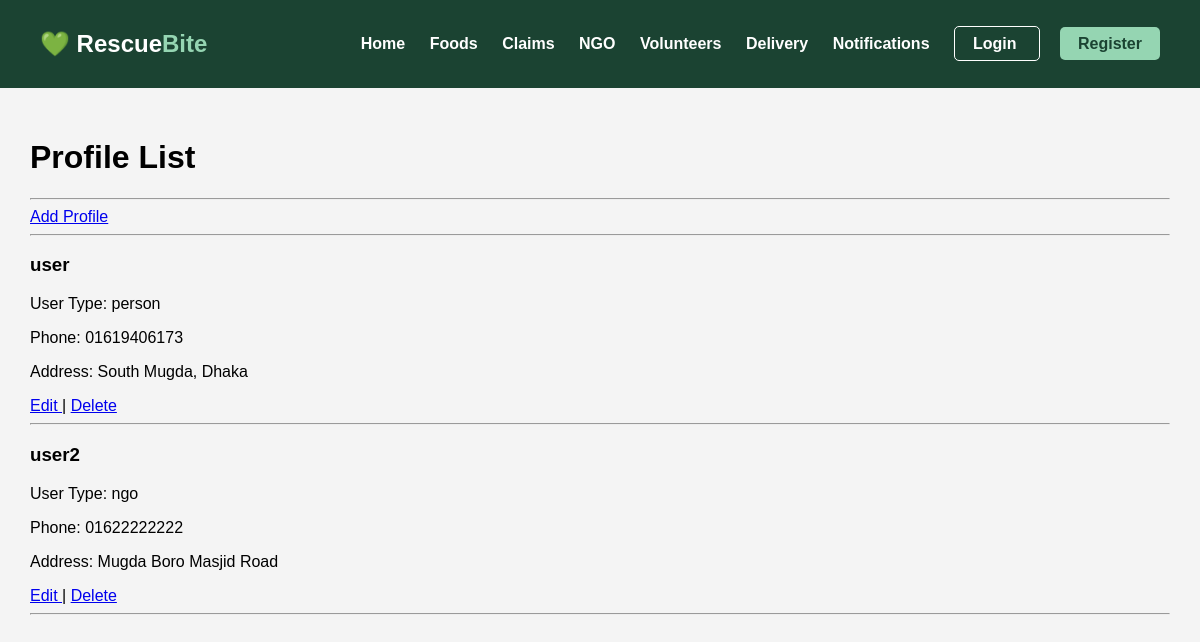
/profiles/, run on the app's committed database.
### accounts/models.py (models this page shows, shortened)
class Profile(models.Model):
    USER_TYPES = (
        ('person', 'Person'),
        ('ngo', 'NGO'),
        ('restaurant', 'Restaurant'),
    )
    user = models.OneToOneField(User, on_delete=models.CASCADE)
    user_type = models.CharField(
        max_length=20,
        choices=USER_TYPES,
        default='person'
    )
    phone = models.CharField(max_length=20)
    address = models.TextField()

### accounts/views.py (the view)
# urls.py: path('profiles/',views.profile_list,name='profile_list'),
def profile_list(request):
    profiles = Profile.objects.all()
    return render(request,
                  'accounts/profile_list.html',
                  {'profiles': profiles})

### accounts/templates/accounts/profile_list.html (shortened to what this page needs)
<!DOCTYPE html>
<html lang="en">
<head>
</head>
<body>
{% extends 'base.html' %}
{% block content %}
<h1>Profile List</h1>
<hr>
<a href="/create-profile/">
    Add Profile
</a>
<hr>
{% for profile in profiles %}
    <h3>
        {{ profile.user.username }}
    </h3>
    <p>
        User Type:
        {{ profile.user_type }}
    </p>
    <p>
        Phone:
        {{ profile.phone }}
    </p>
    <p>
        Address:
        {{ profile.address }}
    </p>
    <a href="/update-profile/{{ profile.id }}/">
        Edit
    </a>
    |
    <a href="/delete-profile/{{ profile.id }}/">
        Delete
    </a>
    <hr>
{% endfor %}
{% endblock %}

### static/css/style.css (style rules this page uses)
body { margin:0; font-family:Arial; background:#f4f4f4; }

### data on the page
Profile: user.username "user", user_type "person", phone "01619406173", address "South Mugda, Dhaka"
Profile: user.username "user2", user_type "ngo", phone "01622222222", address "Mugda Boro Masjid Road"
